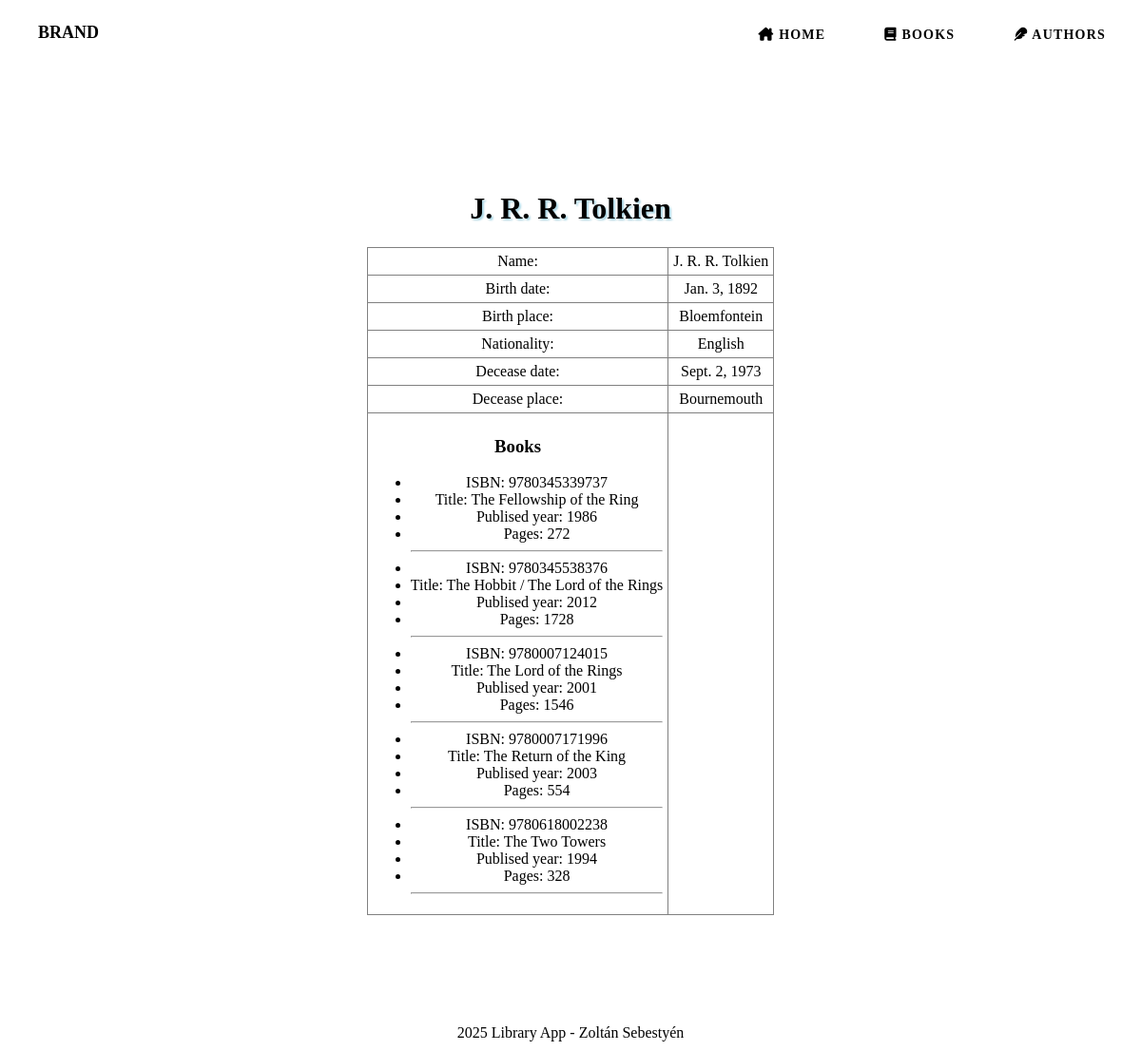
Screenshot of /library_application/auhtors/1 with the database file from the repository.
### library_application/models.py (models this page shows, shortened)
class Author(models.Model):
    name = models.CharField(max_length=100)
    birth_date = models.DateField()
    birth_place = models.CharField(max_length=50)
    nationality = models.CharField(max_length=50)
    decease_date = models.DateField(blank=True, null=True)
    decease_place = models.CharField(max_length=50, blank=True, null=True)
    def __str__(self):
        return f"{self.name}"

class Book(models.Model):
    isbn = models.CharField(max_length=13, unique=True)
    title = models.CharField(max_length=200)
    author = models.ManyToManyField(Author, related_name="books")
    published_year = models.IntegerField()
    pages = models.IntegerField()
    cover_image = models.ImageField(upload_to='covers/', blank=True, null=True)

### library_application/views.py (the view)
# urls.py: path("auhtors/<author_id>", views.get_author_details, name="author_details"),
def get_author_details(request, author_id):
    try:
        author = Author.objects.get(id=author_id)
    except Author.DoesNotExist:
        return HttpResponse("No author found!", status=404)
    context = {'author': author}
    return render(request, 'author_details.html', context)

### library_application/templates/author_details.html (shortened to what this page needs)
{% load static %}
{% include "header.html" %}
        <main>
            <div class="main-content">
                <h1>{{ author }}</h1>
                <table class="authors">
                    <tr>
                        <td>Name:</td><td> {{ author.name }}</td>
                    </tr>
                    <tr>
                        <td>Birth date:</td><td> {{ author.birth_date }} </td>
                    </tr>
                    <tr>
                        <td>Birth place:</td><td> {{ author.birth_place }} </td>
                    </tr>
                    <tr>
                        <td>Nationality:</td><td> {{ author.nationality }} </td>
                    </tr>
                    {% if author.decease_date %}
                    <tr>
                        <td>Decease date:</td><td> {{ author.decease_date }} </td>
                    </tr>
                    {% endif %}
                    {% if author.decease_place %}
                    <tr>
                        <td>Decease place:</td><td> {{ author.decease_place }} </td>
                    </tr>
                    {% endif %}
                    <td>
                        {% if author.books %}
                            <h3>Books</h3>
                            <ul>
                            {% if author.books %}
                                {% for book in author.books.all %}
                                    <li>ISBN: {{ book.isbn }} </li>
                                    <li>Title: {{ book.title }} </li>
                                    <li>Publised year: {{ book.published_year }} </li>
                                    <li>Pages: {{ book.pages }} </li>
                                    <hr>
                                {% endfor %}
                            {% else %} - {% endif %}
                            </ul>
                        {% else %}
                            -
                        {% endif %}
                </table>
            </div>
        </main>
        {% include "footer.html" %}
    </body>
</html>

### library_application/static/css/styles.css (style rules this page uses)
* { box-sizing: border-box; }
html { margin: 0; padding: 0; width: 100%; height: 100vh; }
body { margin: 0; padding: 0; width: 100%; height: 100vh; font-family: Poppins; font-weight: 400; background: url(../img/library-background.jpg); background-position: center; background-size: cover; }
main { min-height: 80vh; width: 100vw; }
.main-content { margin: 80px auto; padding: 25px; border-radius: 15px; background-color: rgba(255,255,255,0.4); width: 50%; text-align: center; }
main h1 { text-shadow: 2px 2px 2px lightblue; }
.books, .authors { margin: 0 auto; }
.books, .books th, .books td, .books, .books th, .books td, .authors, .authors th, .authors td, .authors, .authors th, .authors td { border: 1px solid grey; border-collapse: collapse; padding: 5px; background-color: rgba(255,255,255,0.5); }

### rows the page displays
Author: name "J. R. R. Tolkien", birth_date "Jan. 3, 1892", birth_place "Bloemfontein", nationality "English", decease_date "Sept. 2, 1973", decease_place "Bournemouth"
Book: isbn "9780345339737", title "The Fellowship of the Ring", published_year "1986", pages "272"
Book: isbn "9780345538376", title "The Hobbit / The Lord of the Rings", published_year "2012", pages "1728"
Book: isbn "9780007124015", title "The Lord of the Rings", published_year "2001", pages "1546"
Book: isbn "9780007171996", title "The Return of the King", published_year "2003", pages "554"
Book: isbn "9780618002238", title "The Two Towers", published_year "1994", pages "328"
